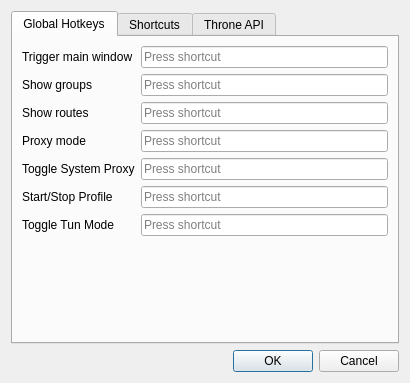
<?xml version="1.0" encoding="UTF-8"?>
<ui version="4.0">
 <class>DialogIntegration</class>
 <widget class="QDialog" name="DialogIntegration">
  <property name="geometry">
   <rect>
    <x>0</x>
    <y>0</y>
    <width>410</width>
    <height>383</height>
   </rect>
  </property>
  <property name="windowTitle">
   <string>Integration Settings</string>
  </property>
  <layout class="QVBoxLayout" name="verticalLayout">
   <item>
    <widget class="QTabWidget" name="tabWidget">
     <property name="currentIndex">
      <number>0</number>
     </property>
     <widget class="QWidget" name="tab">
      <attribute name="title">
       <string>Global Hotkeys</string>
      </attribute>
      <layout class="QFormLayout" name="formLayout">
       <item row="0" column="0">
        <widget class="QLabel" name="label">
         <property name="text">
          <string>Trigger main window</string>
         </property>
         <property name="buddy">
          <cstring>show_mainwindow</cstring>
         </property>
        </widget>
       </item>
       <item row="0" column="1">
        <widget class="QtExtKeySequenceEdit" name="show_mainwindow"/>
       </item>
       <item row="1" column="0">
        <widget class="QLabel" name="label_3">
         <property name="text">
          <string>Show groups</string>
         </property>
         <property name="buddy">
          <cstring>show_groups</cstring>
         </property>
        </widget>
       </item>
       <item row="1" column="1">
        <widget class="QtExtKeySequenceEdit" name="show_groups"/>
       </item>
       <item row="2" column="0">
        <widget class="QLabel" name="label_4">
         <property name="text">
          <string>Show routes</string>
         </property>
         <property name="buddy">
          <cstring>show_routes</cstring>
         </property>
        </widget>
       </item>
       <item row="2" column="1">
        <widget class="QtExtKeySequenceEdit" name="show_routes"/>
       </item>
       <item row="3" column="0">
        <widget class="QLabel" name="label_2">
         <property name="text">
          <string>Proxy mode</string>
         </property>
         <property name="buddy">
          <cstring>system_proxy</cstring>
         </property>
        </widget>
       </item>
       <item row="3" column="1">
        <widget class="QtExtKeySequenceEdit" name="system_proxy"/>
       </item>
       <item row="4" column="0">
        <widget class="QLabel" name="toggle_proxy_l">
         <property name="text">
          <string>Toggle System Proxy</string>
         </property>
         <property name="buddy">
          <cstring>toggle_proxy</cstring>
         </property>
        </widget>
       </item>
       <item row="4" column="1">
        <widget class="QtExtKeySequenceEdit" name="toggle_proxy"/>
       </item>
       <item row="5" column="0">
        <widget class="QLabel" name="toggle_connection_l">
         <property name="text">
          <string>Start/Stop Profile</string>
         </property>
         <property name="buddy">
          <cstring>toggle_connection</cstring>
         </property>
        </widget>
       </item>
       <item row="5" column="1">
        <widget class="QtExtKeySequenceEdit" name="toggle_connection"/>
       </item>
       <item row="6" column="0">
        <widget class="QLabel" name="toggle_tun_l">
         <property name="text">
          <string>Toggle Tun Mode</string>
         </property>
         <property name="buddy">
          <cstring>toggle_tun</cstring>
         </property>
        </widget>
       </item>
       <item row="6" column="1">
        <widget class="QtExtKeySequenceEdit" name="toggle_tun"/>
       </item>
      </layout>
     </widget>
     <widget class="QWidget" name="tab_2">
      <attribute name="title">
       <string>Shortcuts</string>
      </attribute>
      <layout class="QHBoxLayout" name="horizontalLayout">
       <item>
        <widget class="QScrollArea" name="shortcut_area">
         <property name="horizontalScrollBarPolicy">
          <enum>Qt::ScrollBarPolicy::ScrollBarAsNeeded</enum>
         </property>
         <property name="widgetResizable">
          <bool>true</bool>
         </property>
         <widget class="QWidget" name="scrollAreaWidgetContents">
          <property name="geometry">
           <rect>
            <x>0</x>
            <y>0</y>
            <width>59</width>
            <height>16</height>
           </rect>
          </property>
         </widget>
        </widget>
       </item>
      </layout>
     </widget>
     <widget class="QWidget" name="tab_api">
      <attribute name="title">
       <string>Throne API</string>
      </attribute>
      <layout class="QFormLayout" name="apiLayout">
       <item row="0" column="0" colspan="2">
        <widget class="QCheckBox" name="api_enable">
         <property name="text">
          <string>Enable the Throne API</string>
         </property>
        </widget>
       </item>
       <item row="1" column="0">
        <widget class="QLabel" name="api_listen_l">
         <property name="text">
          <string>Listen on</string>
         </property>
         <property name="buddy">
          <cstring>api_listen</cstring>
         </property>
        </widget>
       </item>
       <item row="1" column="1">
        <widget class="QComboBox" name="api_listen">
         <item>
          <property name="text">
           <string>This computer only</string>
          </property>
         </item>
         <item>
          <property name="text">
           <string>Local network</string>
          </property>
         </item>
        </widget>
       </item>
       <item row="2" column="0">
        <widget class="QLabel" name="api_port_l">
         <property name="text">
          <string>Port</string>
         </property>
         <property name="buddy">
          <cstring>api_port</cstring>
         </property>
        </widget>
       </item>
       <item row="2" column="1">
        <widget class="QSpinBox" name="api_port">
         <property name="minimum">
          <number>1</number>
         </property>
         <property name="maximum">
          <number>65535</number>
         </property>
         <property name="value">
          <number>9095</number>
         </property>
        </widget>
       </item>
       <item row="3" column="0">
        <widget class="QLabel" name="api_allow_l">
         <property name="text">
          <string>Allowed addresses</string>
         </property>
         <property name="buddy">
          <cstring>api_allow</cstring>
         </property>
        </widget>
       </item>
       <item row="3" column="1">
        <widget class="QLineEdit" name="api_allow">
         <property name="placeholderText">
          <string>Any address, or e.g. 192.168.1.0/24, 10.0.0.5</string>
         </property>
        </widget>
       </item>
       <item row="4" column="0">
        <widget class="QLabel" name="api_key_l">
         <property name="text">
          <string>Key</string>
         </property>
         <property name="buddy">
          <cstring>api_key</cstring>
         </property>
        </widget>
       </item>
       <item row="4" column="1">
        <widget class="QLineEdit" name="api_key">
         <property name="echoMode">
          <enum>QLineEdit::EchoMode::Password</enum>
         </property>
         <property name="readOnly">
          <bool>true</bool>
         </property>
        </widget>
       </item>
       <item row="5" column="1">
        <layout class="QHBoxLayout" name="apiKeyButtons">
         <item>
          <widget class="QPushButton" name="api_key_show">
           <property name="text">
            <string>Show</string>
           </property>
           <property name="checkable">
            <bool>true</bool>
           </property>
          </widget>
         </item>
         <item>
          <widget class="QPushButton" name="api_key_copy">
           <property name="text">
            <string>Copy</string>
           </property>
          </widget>
         </item>
         <item>
          <widget class="QPushButton" name="api_key_regenerate">
           <property name="text">
            <string>Regenerate</string>
           </property>
          </widget>
         </item>
         <item>
          <spacer name="apiKeyButtonsSpacer">
           <property name="orientation">
            <enum>Qt::Orientation::Horizontal</enum>
           </property>
           <property name="sizeHint" stdset="0">
            <size>
             <width>40</width>
             <height>20</height>
            </size>
           </property>
          </spacer>
         </item>
        </layout>
       </item>
       <item row="6" column="1">
        <layout class="QHBoxLayout" name="apiCopyLayout">
         <item>
          <widget class="QPushButton" name="api_copy_env">
           <property name="text">
            <string>Copy for scripts</string>
           </property>
          </widget>
         </item>
         <item>
          <spacer name="apiCopySpacer">
           <property name="orientation">
            <enum>Qt::Orientation::Horizontal</enum>
           </property>
           <property name="sizeHint" stdset="0">
            <size>
             <width>40</width>
             <height>20</height>
            </size>
           </property>
          </spacer>
         </item>
        </layout>
       </item>
       <item row="7" column="0">
        <widget class="QLabel" name="api_status_l">
         <property name="text">
          <string>Status</string>
         </property>
        </widget>
       </item>
       <item row="7" column="1">
        <widget class="QLabel" name="api_status">
         <property name="textFormat">
          <enum>Qt::TextFormat::PlainText</enum>
         </property>
         <property name="wordWrap">
          <bool>true</bool>
         </property>
         <property name="textInteractionFlags">
          <set>Qt::TextInteractionFlag::TextSelectableByMouse</set>
         </property>
        </widget>
       </item>
       <item row="8" column="0" colspan="2">
        <widget class="QLabel" name="api_lan_warning">
         <property name="text">
          <string>Devices on your network can control Throne with this key. Your firewall may ask to allow Throne.</string>
         </property>
         <property name="textFormat">
          <enum>Qt::TextFormat::PlainText</enum>
         </property>
         <property name="wordWrap">
          <bool>true</bool>
         </property>
        </widget>
       </item>
       <item row="9" column="0" colspan="2">
        <widget class="QLabel" name="api_help">
         <property name="textFormat">
          <enum>Qt::TextFormat::RichText</enum>
         </property>
         <property name="wordWrap">
          <bool>true</bool>
         </property>
         <property name="openExternalLinks">
          <bool>true</bool>
         </property>
        </widget>
       </item>
      </layout>
     </widget>
    </widget>
   </item>
   <item>
    <widget class="QDialogButtonBox" name="buttonBox">
     <property name="focusPolicy">
      <enum>Qt::FocusPolicy::StrongFocus</enum>
     </property>
     <property name="standardButtons">
      <set>QDialogButtonBox::StandardButton::Cancel|QDialogButtonBox::StandardButton::Ok</set>
     </property>
    </widget>
   </item>
  </layout>
 </widget>
 <customwidgets>
  <customwidget>
   <class>QtExtKeySequenceEdit</class>
   <extends>QKeySequenceEdit</extends>
   <header>3rdparty/QtExtKeySequenceEdit.h</header>
  </customwidget>
 </customwidgets>
 <tabstops>
  <tabstop>buttonBox</tabstop>
 </tabstops>
 <resources/>
 <connections>
  <connection>
   <sender>buttonBox</sender>
   <signal>accepted()</signal>
   <receiver>DialogIntegration</receiver>
   <slot>accept()</slot>
   <hints>
    <hint type="sourcelabel">
     <x>258</x>
     <y>255</y>
    </hint>
    <hint type="destinationlabel">
     <x>199</x>
     <y>149</y>
    </hint>
   </hints>
  </connection>
  <connection>
   <sender>buttonBox</sender>
   <signal>rejected()</signal>
   <receiver>DialogIntegration</receiver>
   <slot>reject()</slot>
   <hints>
    <hint type="sourcelabel">
     <x>258</x>
     <y>255</y>
    </hint>
    <hint type="destinationlabel">
     <x>199</x>
     <y>149</y>
    </hint>
   </hints>
  </connection>
 </connections>
</ui>
